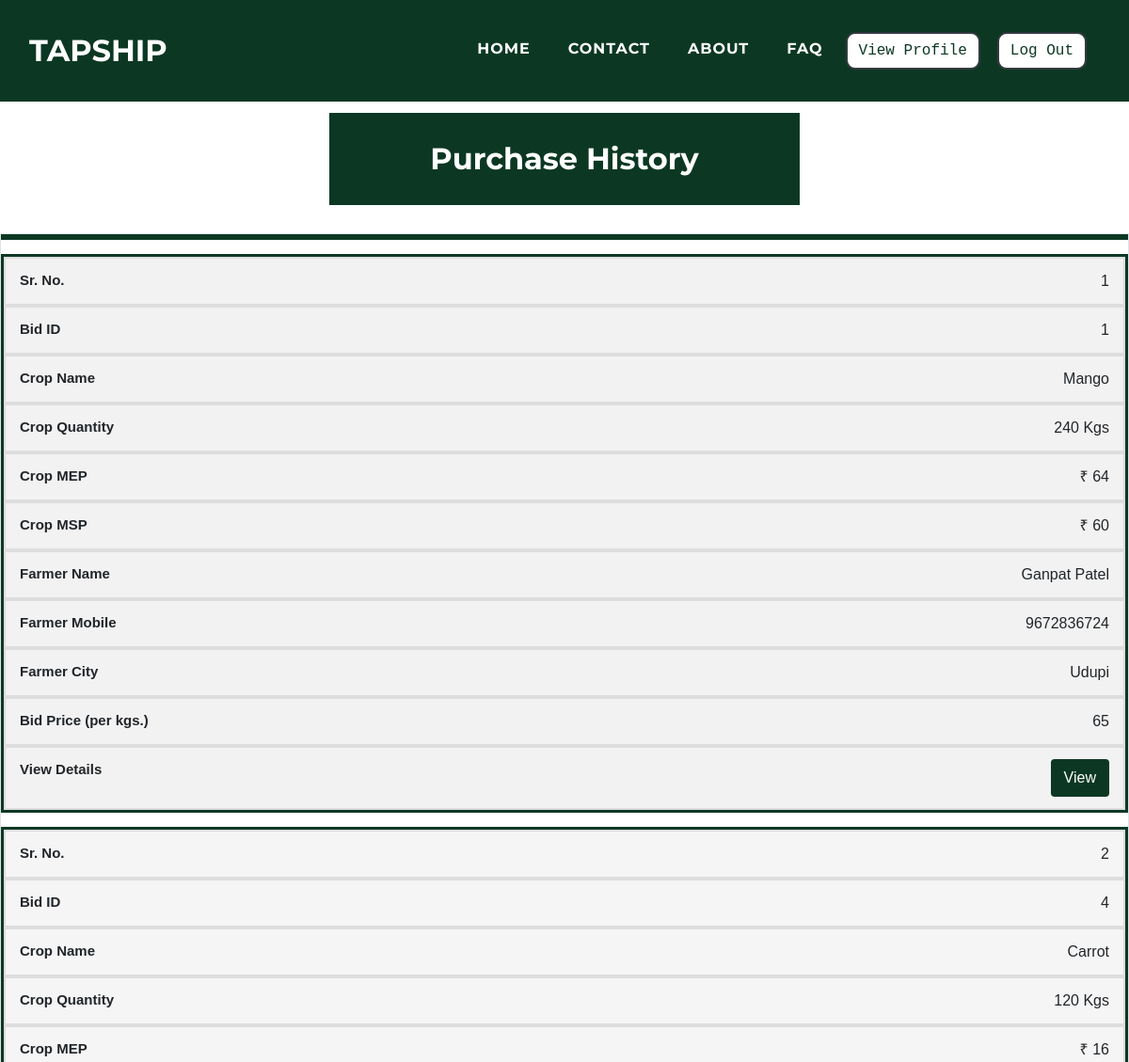
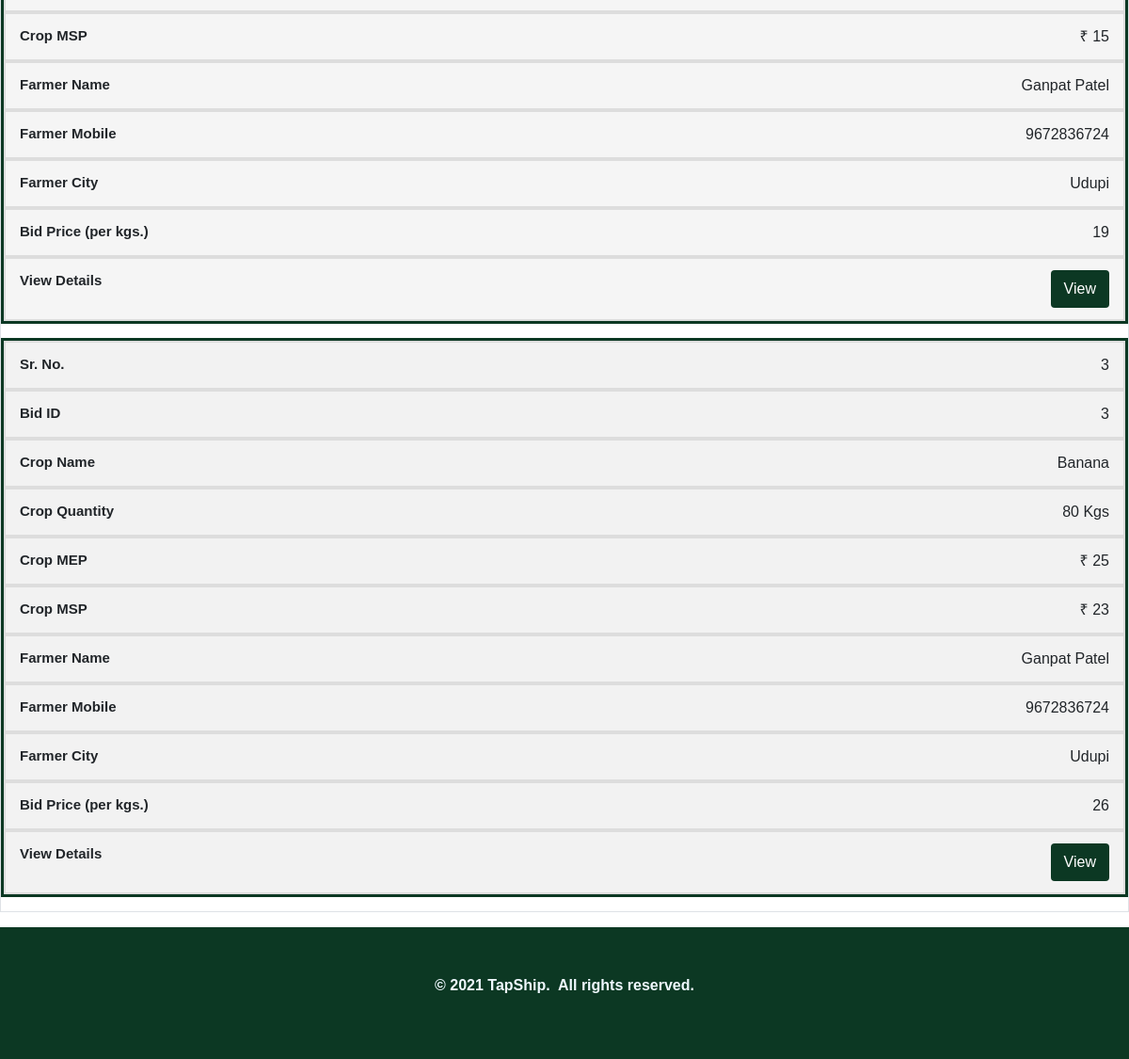
Page /customers/purchasehistory.php (signed in) on the committed database (2 pictures, top to bottom).
### tables this page shows
CREATE TABLE `cropdetails` (
  `cro_id` int(11) NOT NULL,
  `cro_name` varchar(50) NOT NULL,
  `cro_type` varchar(25) NOT NULL,
  `cro_costperkg` varchar(25) DEFAULT NULL,
  `cro_msp` float NOT NULL
);

CREATE TABLE `cropbid` (
  `cb_id` int(11) NOT NULL,
  `cb_c_mobile` varchar(50) NOT NULL,
  `cb_f_mobile` varchar(50) NOT NULL,
  `cb_cr_id` int(11) NOT NULL,
  `cb_bidprice` int(11) NOT NULL,
  `cb_status` varchar(10) NOT NULL,
  `cb_paytype` varchar(100) NOT NULL,
  `cb_tid` varchar(100) NOT NULL,
  `cb_tproof` varchar(500) NOT NULL,
  `cb_transporttype` varchar(10) NOT NULL DEFAULT '0'
);

CREATE TABLE `cropsale` (
  `cr_id` int(11) NOT NULL,
  `cr_f_mobile` varchar(10) NOT NULL,
  `cr_cro_id` int(11) NOT NULL,
  `cr_quantity` varchar(10) NOT NULL,
  `cr_img1` varchar(500) NOT NULL,
  `cr_img2` varchar(500) NOT NULL,
  `cr_img3` varchar(500) NOT NULL,
  `cr_mep` varchar(10) NOT NULL,
  `cr_date` date NOT NULL,
  `cr_status` varchar(10) NOT NULL
);

CREATE TABLE `farmer` (
  `f_id` int(11) NOT NULL,
  `f_name` varchar(50) NOT NULL,
  `f_mobile` varchar(25) NOT NULL,
  `f_gender` varchar(25) NOT NULL,
  `f_age` varchar(10) NOT NULL,
  `f_street` varchar(50) NOT NULL,
  `f_city` varchar(25) NOT NULL,
  `f_state` varchar(25) NOT NULL,
  `f_pincode` varchar(10) NOT NULL,
  `f_aadhar` varchar(25) NOT NULL,
  `f_aadharpdf` varchar(500) NOT NULL,
  `f_pan` varchar(25) NOT NULL,
  `f_panpdf` varchar(500) NOT NULL,
  `f_photo` varchar(500) NOT NULL,
  `f_password` varchar(25) NOT NULL,
  `f_approve` varchar(10) NOT NULL,
  `f_bankholder` varchar(100) NOT NULL,
  `f_bankaccount` varchar(100) NOT NULL,
  `f_bankifsc` varchar(100) NOT NULL,
  `f_bankname` varchar(200) NOT NULL,
  `f_bankbranch` varchar(100) NOT NULL,
  `f_bankpassbook` varchar(200) NOT NULL
);

### customers/purchasehistory.php (the view, shortened to what this page needs)
<?php
$res = $_SESSION["sessionid"];
$c_mobile = $res;
?>
<!DOCTYPE html>
<html>
<head>
    <link rel="stylesheet" href="../assets/bootstrap/css/bootstrap.min.css">
    <link rel="stylesheet" href="../assets/fonts/font-awesome.min.css">
    <link rel="stylesheet" href="../assets/fonts/ionicons.min.css">
    <link rel="stylesheet" href="../assets/css/Article-List.css">
    <link rel="stylesheet" href="../assets/css/Features-Boxed.css">
    <link rel="stylesheet" href="../assets/css/Footer-Dark.css">
    <link rel="stylesheet" href="../assets/css/Highlight-Blue.css">
    <link rel="stylesheet" href="https://cdnjs.cloudflare.com/ajax/libs/animate.css/3.5.2/animate.min.css">
    <link rel="stylesheet" href="https://cdnjs.cloudflare.com/ajax/libs/aos/2.2.0/aos.css">
    <link rel="stylesheet" href="../assets/css/Login-Form-Clean.css">
    <link rel="stylesheet" href="../assets/css/table-style.css" />
</head>
<body id="page-top">
    <nav class="navbar navbar-light navbar-expand-lg fixed-top text-uppercase" id="mainNav" style="background: #0c3823;">
        <div class="container-fluid">
            <a class="navbar-brand js-scroll-trigger" data-bs-hover-animate="pulse" href="../index.php" style="font-family: Montserrat, sans-serif;">TAPSHIP</a>
            <div class="collapse navbar-collapse" id="navbarResponsive">
                <ul class="nav navbar-nav ml-auto">
                    <li class="nav-item mx-0 mx-lg-1"><a class="nav-link py-3 px-0 px-lg-3 rounded js-scroll-trigger" data-bs-hover-animate="pulse" href="../index.php" style="filter: contrast(100%) grayscale(0%) hue-rotate(0deg) invert(0%) sepia(0%);">HOME</a></li>
                    <li class="nav-item mx-0 mx-lg-1"><a class="nav-link py-3 px-0 px-lg-3 rounded js-scroll-trigger" data-bs-hover-animate="pulse" href="../contact.php">CONTACT</a></li>
                    <li class="nav-item mx-0 mx-lg-1"><a class="nav-link py-3 px-0 px-lg-3 rounded js-scroll-trigger" data-bs-hover-animate="pulse" href="../about.php">ABOUT</a></li>
                    <li class="nav-item mx-0 mx-lg-1"><a class="nav-link py-3 px-0 px-lg-3 rounded js-scroll-trigger" data-bs-hover-animate="pulse" href="../faq.php">FAQ</a></li>
                    <li class="nav-item mx-0 mx-lg-1"><a href="../customers/profile.php"><button class="btn btn-dark text-monospace" data-bs-hover-animate="pulse" type="button" style="margin: 10px;background: rgb(255,255,255);color: #0c3823;margin-left: 0;border-radius: 10px;">View Profile</button></a></li>
                    <li class="nav-item mx-0 mx-lg-1"><a href="../customers/logout-script.php"><button class="btn btn-dark text-monospace" data-bs-hover-animate="pulse" type="button" style="margin: 10px;background: rgb(255,255,255);color: #0c3823;margin-left: 0;border-radius: 10px;">Log Out</button></a></li>
                </ul>
            </div>
        </div>
    </nav>
    <div class="features-boxed">
        <div class="container-fluid" style="background: #ffffff;">
            <div class="intro" style="background: #0c3823;margin-top: 120px;margin-bottom: 30px;">
                <h2 class="text-center" data-aos="fade" style="color: rgb(255,255,255);padding: 30px;margin-bottom: 0px;">Purchase History</h2>
            </div>
        </div>
    </div>
    <table id="tabledata" class=" table table-striped table-hover table-bordered">
        <tr class="bg-dark text-white text-center">
        </tr>
        <?php
        $con = mysqli_connect('localhost', 'root');
        mysqli_select_db($con, 'tapship');
        $q = "SELECT CD.cro_name, CD.cro_type, CD.cro_msp, CS.cr_quantity, CS.cr_mep, CS.cr_date, CS.cr_status, f.f_name, f.f_mobile, f.f_city, cb.cb_bidprice, cb.cb_cr_id, cb.cb_status, cb.cb_id FROM cropdetails CD, cropsale CS, farmer f, cropbid cb,customer c where CD.cro_id=CS.cr_cro_id AND cb.cb_c_mobile=c.c_mobile AND cb.cb_cr_id=cs.cr_id AND cb.cb_f_mobile=f.f_mobile AND cs.cr_status='12' AND cb.cb_status='12' AND cb.cb_c_mobile=$c_mobile";
        $query = mysqli_query($con, $q);
        $c = 1;
        while ($res = mysqli_fetch_array($query)) {
        ?>
            <tr class="text-center">
                <td data-label="Sr. No."> <?php echo $c;
                                            $c += 1 ?> </td>
                <td data-label="Bid ID"> <?php echo $res['cb_id']; ?> </td>
                <td data-label="Crop Name"> <?php echo $res['cro_name']; ?> </td>
                <td data-label="Crop Quantity"> <?php echo $res['cr_quantity'], ' Kgs'; ?> </td>
                <td data-label="Crop MEP"> <?php echo '₹ ', $res['cr_mep']; ?> </td>
                <td data-label="Crop MSP"> <?php echo '₹ ', $res['cro_msp']; ?> </td>
                <td data-label="Farmer Name"> <?php echo $res['f_name'];  ?> </td>
                <td data-label="Farmer Mobile"> <?php echo $res['f_mobile'];  ?> </td>
                <td data-label="Farmer City"> <?php echo $res['f_city'];  ?> </td>
                <td data-label="Bid Price (per kgs.)"> <?php echo $res['cb_bidprice'];  ?> </td>
                <td data-label="View Details"> <button class="btn" style="background-color:#0c3823;"><a href="viewbiddetails.php?cb_id=<?php echo $res['cb_id']; ?>" class="text-white"> View </a> </button> </td>
            </tr>
        <?php
        }
        ?>
    </table>
    <div class="footer-dark" style="background: rgb(12,56,35);">
        <footer>
            <div class="container-fluid">
                <p style="text-align: center;"><strong>© 2021 TapShip.&nbsp; All rights reserved.</strong><br></p>
            </div>
        </footer>
    </div>
</body>
</html>

### assets/css/Features-Boxed.css (style rules this page uses)
.features-boxed { color: #313437; background-color: #eef4f7; }
.features-boxed h2 { font-weight: bold; margin-bottom: 40px; padding-top: 40px; color: inherit; }
.features-boxed .intro { font-size: 16px; max-width: 500px; margin: 0 auto; }

### assets/css/Footer-Dark.css (style rules this page uses)
.footer-dark { padding: 50px 0; bottom: 0; color: #f0f9ff; background-color: #282d32; }

### assets/css/table-style.css (style rules this page uses)
body { margin:0; font-family: sans-serif; }
* { box-sizing: border-box; }
.table { width: 100%; border-collapse: collapse; }
.table td,.table th { padding:12px 15px; border:2px solid #ddd; text-align: center; font-size:16px; }
.table tbody tr:nth-child(even) { background-color: #f5f5f5; }
@media (max-width: 1410px) { .table, .table tbody, .table tr, .table td { display: block; width: 100%; } }
@media (max-width: 1410px) { table tr { margin-bottom: 15px; border: 3px solid #0c3823; } }
@media (max-width: 1410px) { .table td { text-align: right; padding-left: 50%; text-align: right; position: relative; } }
@media (max-width: 1410px) { .table td::before { content: attr(data-label); position: absolute; left:0; width: 50%; padding-left:15px; font-size:15px; font-weight: bold; text-align: left; } }

### rows in the picture
cropdetails: cropbid.cb_id "1", cro_name "Mango", cropsale.cr_quantity "240", cropsale.cr_mep "64", cro_msp "60", farmer.f_name "Ganpat Patel", farmer.f_mobile "9672836724", farmer.f_city "Udupi", cropbid.cb_bidprice "65"
cropdetails: cropbid.cb_id "4", cro_name "Carrot", cropsale.cr_quantity "120", cropsale.cr_mep "16", cro_msp "15", farmer.f_name "Ganpat Patel", farmer.f_mobile "9672836724", farmer.f_city "Udupi", cropbid.cb_bidprice "19"
cropdetails: cropbid.cb_id "3", cro_name "Banana", cropsale.cr_quantity "80", cropsale.cr_mep "25", cro_msp "23", farmer.f_name "Ganpat Patel", farmer.f_mobile "9672836724", farmer.f_city "Udupi", cropbid.cb_bidprice "26"
